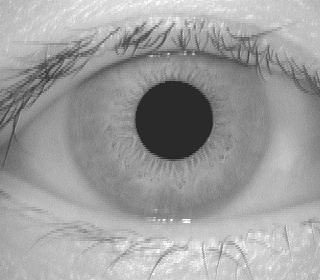
#> input picture data/CASIA Iris Image Database (version 1.0)/001/1/001_1_3.bmp, 320 x 280 px, found by its file name
$ jupyter execute --allow-errors oldiris.ipynb
#> lines starting #> are read from the running program, lines starting #| are printed output that depends on the picture; after the words box and inside, x2 and y2 are one past the last pixel; in counts of white or black regions, pixels touching at a corner belong together
[cell 1]
import cv2
import numpy as np
import matplotlib.pyplot as plt
import sklearn.metrics as sk
#from path import image_database_path, temp_database_path
import scipy.signal
import os
import sys

# Part1: Localization & image quality selection

[cell 2]
# you can change directory to your own path
directory = "C:/study/imageAnalysis/CASIA Iris Image Database (version 1.0)"

def readimage(directory, dataset):
    #read image from dataset
    files = []
    for first_sub in os.listdir(directory):
        for second_sub in os.listdir(directory+"/"+first_sub+"/{}".format(dataset) ):
            if second_sub[-3:] == 'bmp':
                files = files + [directory+"/"+first_sub+"/{}".format(dataset) +"/"+second_sub]
    return files

[cell 3]
readimage(directory, 1)

[cell 4]
readimage(directory, 2)

[cell 5]
def IrisLocalization(image):
    """give a file path to an iris image, return two lists of parameters of the
    inner and outer circles. The first list is the inner circle and the second
    list is the outer circle. The first number is x coordinate of the circle,
    the second number is the y coordinate, and the last one is the radius of the
    circle."""

    # Step 1: Project the image on x-axis and y-axis, the minima are considered
    # the center of the pupil.

    #plt.imshow(image)
    #plt.show()
    xp = np.argmin(np.sum(image, axis=0)[100:180])+100
    yp = np.argmin(np.sum(image, axis=1)[100:180])+100


    # Step 2: Find a reasonable threshold to find a more accurate pupil
    # coordinates. Repeat the step twice for a more accurate estimate.

    for i in range(2):
        region = image[yp-60:yp+60, xp-60:xp+60]
        retval, dst = cv2.threshold(region, 65, 1, cv2.THRESH_BINARY)
        mask = np.where(dst != 0, 1, 0)
        xp += np.argmin(np.sum(mask, axis=0)) - 60
        yp += np.argmin(np.sum(mask, axis=1)) - 60

    # Step 3: Use Canny edge detection and Hough transform to find two circles.

    # set two smaller regions to detect edges faster
    width1 = 70
    region_inner = image[max(0, yp-width1):min(280, yp+width1),
                       max(0, xp-width1):min(320, xp+width1)]
    width2 = 125
    region_outer = image[max(0, yp-width2):min(280, yp+width2),
                       max(0, xp-width2):min(320, xp+width2)]

    # get two parameters for canny edge detection for the inner circle
    var = 0.33
    median = np.median(region_inner)
    para1 = int(max(0, (1.0 - var) * median))
    para2 = int(min(255, (1.0 + var) * median))

    # remove noise caused by eye lashes
    inner_filter = cv2.bilateralFilter(region_inner,9,95,95)
    # use canny edge detector to get an image of inner boundary
    edged_inner = cv2.Canny(inner_filter, para1, para2)
    inner_circles = cv2.HoughCircles(edged_inner, cv2.HOUGH_GRADIENT, 1,300,
                                     param1=50, param2=10, minRadius=25,
                                     maxRadius=58)
    region_outer = cv2.bilateralFilter(region_outer,9,95,95)
    outer_circles = cv2.HoughCircles(region_outer, cv2.HOUGH_GRADIENT, 1,300,
                                     param1=30, param2=10, minRadius=95,
                                     maxRadius=114)

    # draw circles
    # pupil boundary
    for i in inner_circles[0,:]:
        inner_circle = [int(i[0])+xp-width1, int(i[1])+yp-width1, i[2]]
    # iris boundary
    for i in outer_circles[0,:]:
        outer_circle = [int(i[0])+xp-width2, int(i[1])+yp-width2, i[2]]
    #plt.imshow(image)
    #plt.show()
    return (inner_circle, outer_circle)

[cell 6]
def find_roi(img, with_boundary=False):
    # Find two regions on each side of the pupil
    # If within_boundary == True, return the side length of these regions(for ajustable f[i])
    inner_x, inner_y, inner_r = map(int, map(int, IrisLocalization(img)[0]))

    outer_x, outer_y, outer_r = map(int, map(int, IrisLocalization(img)[1]))


    area_1_x = max(0, inner_x-inner_r-60)
    area_2_x = inner_x+inner_r
    area_y = inner_y - 30
    area_1_h = 60
    area_2_h = 60


    area1 = img[area_y:(area_y+60), area_1_x:(area_1_x+60)]

    area2 = img[area_y:(area_y+60), area_2_x:(area_2_x+60)]
    if with_boundary == False:
        return area1, area2
    else:
        boundary_dict = {'area_1_h':area_1_h, 'area_2_h':area_2_h}
        return area1, area2, boundary_dict

[cell 7]
# [25 lines left out: function draw_roi, not called in this run]

[cell 8]
def integ_calc(f_abs, f1, f2):
    #Calculate the integration
    integ = 0
    for u in range(f_abs.shape[0]):
        for v in range(f_abs.shape[1]):
            if f1 <= np.sqrt(np.square(u-30)+np.square(v-30)) <= f2 :
                integ += f_abs[u, v]
    return integ

[cell 9]
def feature_calc(img, area_h = None):
    #Calculate the 2D feature
    f = np.abs(np.fft.fft2(img))
    f_abs = np.abs(np.fft.fftshift(f))
    if area_h == None:
        f = [0, 6, 22, 32]
    else:
        f = [0, area_h*3/32, area_h*11/32, area_h/2]
    F1 = integ_calc(f_abs, f[0], f[1] )
    F2 = integ_calc(f_abs, f[1], f[2])
    F3 = integ_calc(f_abs, f[2], f[3])

    return np.array([(F1 + F2 + F3), (F2 / (F1 + F3))])

[cell 10]
file_name_list = readimage(directory, 1) + readimage(directory, 2)

file_name_list

#> (a cell that did not finish here is left out)

#> (a cell that did not finish here is left out)

[cell 13]
from sklearn import preprocessing

#> (the rest of this cell did not finish here and is left out)

[cell 14]
#k-means clustering
from sklearn.cluster import KMeans
km = KMeans(n_clusters=3)
#> (the rest of this cell did not finish here and is left out)

[cell 15]
def readimage_0(directory, first_sub,dataset):
    files = []
    for second_sub in os.listdir(directory+"/"+first_sub+"/{}".format(dataset) ):
        if second_sub[-3:] == 'bmp':
            files = files + [directory+"/"+first_sub+"/{}".format(dataset) +"/"+second_sub]
    return files


def quality_accessment(file_name_list):
    X = []
    for file_name in file_name_list:
        img = cv2.imread(file_name,0)
        area1, area2 = find_roi(img)
        x1 = feature_calc(area1)
        x2 = feature_calc(area2)
        x = np.mean((x1, x2), axis=0)
        X.append(x)


    X = np.asarray(X)
    X_clear = km.cluster_centers_[0]*Sd+Mean

    best_index =  np.argmin(np.linalg.norm(X-X_clear,axis=1))
    print(file_name_list[best_index])
    return file_name_list[best_index]

[cell 16]
best_1 = []
first_subs = os.listdir(directory)
#> (the rest of this cell did not finish here and is left out)

    best_1.append(quality_accessment(file_names))
#> in quality_accessment, img is the input picture: shape (280, 320); min 29, max 255, mean 158
#> in IrisLocalization, `xp = np.argmin(np.sum(image, axis=0)[100:180])+100`: xp = 179
#> in IrisLocalization, `yp = np.argmin(np.sum(image, axis=1)[100:180])+100`: yp = 110
#> the loop in IrisLocalization, `for i in range(2):` made 2 passes
#> (xp, yp) on passes 1 to 2: (165, 119), (165, 119)
#> pass 1, in IrisLocalization, `retval, dst = cv2.threshold(region, 65, 1, cv2.THRESH_BINARY)`:
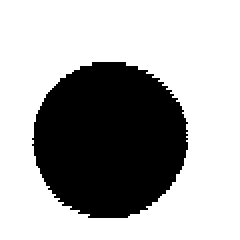
#> dst: shape (120, 120) (shown 2 times larger); values 0 (black) and 1 (white), 67.1% white; 1 black region, box (x1, y1, x2, y2) and area: (16, 31, 94, 109) 4731
#> after the loop in IrisLocalization, `for i in range(2):`: xp = 165; yp = 119
#> in IrisLocalization, `median = np.median(region_inner)`: median = 137
#> in IrisLocalization, `para1 = int(max(0, (1.0 - var) * median))`: para1 = 91
#> in IrisLocalization, `para2 = int(min(255, (1.0 + var) * median))`: para2 = 182
#> in IrisLocalization, `edged_inner = cv2.Canny(inner_filter, para1, para2)`: edged_inner: shape (140, 140); 1.5% white in thin lines or dots, all inside (x1, y1, x2, y2) = (40, 31, 119, 112)
#> in IrisLocalization, `inner_circles = cv2.HoughCircles(edged_inner, cv2.HOUGH_GRADIENT, 1,30..`: inner_circles = [[77.5, 70.5, 38.9]]
#> in IrisLocalization, `region_outer = cv2.bilateralFilter(region_outer,9,95,95)`:
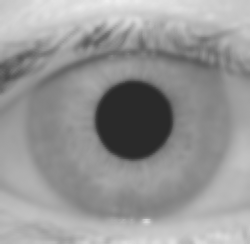
#> region_outer: shape (244, 250); min 41, max 238, mean 150.4
#> in IrisLocalization, `outer_circles = cv2.HoughCircles(region_outer, cv2.HOUGH_GRADIENT, 1,3..`: outer_circles = [[127.5, 121.5, 102.4]]
#> the loop in IrisLocalization, `for i in inner_circles[0,:]:` made 1 pass
#> (i, inner_circle) on pass 1: ([77.5, 70.5, 38.9], [172, 119, 38.9])
#> the loop in IrisLocalization, `for i in outer_circles[0,:]:` made 1 pass
#> (i, outer_circle) on pass 1: ([127.5, 121.5, 102.4], [167, 115, 102.4])
#> in find_roi, `inner_x, inner_y, inner_r = map(int, map(int, IrisLocalization(img)[0]))`: inner_x = 172; inner_y = 119; inner_r = 38
#> the loop in IrisLocalization (call 2), `for i in range(2):` made 2 passes
#> the loop in IrisLocalization (call 2), `for i in inner_circles[0,:]:` made 1 pass
#> the loop in IrisLocalization (call 2), `for i in outer_circles[0,:]:` made 1 pass
#> in find_roi, `outer_x, outer_y, outer_r = map(int, map(int, IrisLocalization(img)[1]))`: outer_x = 167; outer_y = 115; outer_r = 102
#> in find_roi, `area_1_x = max(0, inner_x-inner_r-60)`: area_1_x = 74
#> in find_roi, `area_2_x = inner_x+inner_r`: area_2_x = 210
#> in find_roi, `area_y = inner_y - 30`: area_y = 89
#> after the loop in integ_calc, `for u in range(f_abs.shape[0]):`: integ = 685607.5
#> in feature_calc, `F2 = integ_calc(f_abs, f[1], f[2])`: F2 = 558278.3
#> in feature_calc, `F3 = integ_calc(f_abs, f[2], f[3])`: F3 = 440970.6
#> in quality_accessment, `x1 = feature_calc(area1)`: x1 = [1684856.4, 0.496]
#> in quality_accessment, `x2 = feature_calc(area2)`: x2 = [1966477, 0.586]
#> in quality_accessment, `x = np.mean((x1, x2), axis=0)`: x = [1825666.7, 0.541]
#> in quality_accessment, `X = np.asarray(X)`: X = [[1825666.7, 0.541]]

[cell 17]
best_2 = []
first_subs = os.listdir(directory)
#> (the rest of this cell did not finish here and is left out)

    best_2.append(quality_accessment(file_names))
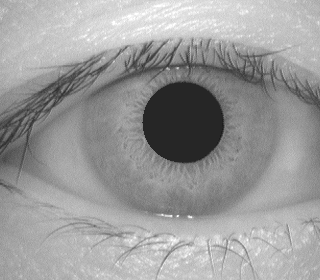
#> input picture data/CASIA Iris Image Database (version 1.0)/001/2/001_2_1.bmp, 320 x 280 px, found by its file name
#> in quality_accessment, img is the input picture: shape (280, 320); min 23, max 255, mean 154.6
#> call 2 of find_roi, with with_boundary = False
#> in IrisLocalization (call 3), `xp = np.argmin(np.sum(image, axis=0)[100:180])+100`: xp = 179
#> in IrisLocalization (call 3), `yp = np.argmin(np.sum(image, axis=1)[100:180])+100`: yp = 102
#> the loop in IrisLocalization (call 3), `for i in range(2):` made 2 passes
#> (xp, yp) on passes 1 to 2: (187, 119), (187, 119)
#> pass 1, in IrisLocalization (call 3), `retval, dst = cv2.threshold(region, 65, 1, cv2.THRESH_BINARY)`:
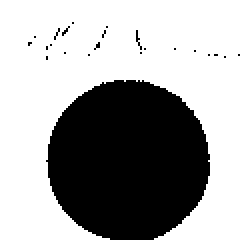
#> dst: shape (120, 120) (shown 2 times larger); values 0 (black) and 1 (white), 63.7% white; 23 black regions (22 under 20 px), largest, box (x1, y1, x2, y2) and area: (23, 40, 105, 120) 5165
#> after the loop in IrisLocalization (call 3), `for i in range(2):`: xp = 187; yp = 119
#> in IrisLocalization (call 3), `median = np.median(region_inner)`: median = 127
#> in IrisLocalization (call 3), `para1 = int(max(0, (1.0 - var) * median))`: para1 = 85
#> in IrisLocalization (call 3), `para2 = int(min(255, (1.0 + var) * median))`: para2 = 168
#> in IrisLocalization (call 3), `edged_inner = cv2.Canny(inner_filter, para1, para2)`:
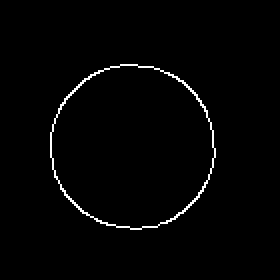
#> edged_inner: shape (140, 140) (shown 2 times larger); 1.5% white in thin lines or dots, all inside (x1, y1, x2, y2) = (25, 32, 108, 115)
#> in IrisLocalization (call 3), `inner_circles = cv2.HoughCircles(edged_inner, cv2.HOUGH_GRADIENT, 1,30..`: inner_circles = [[66.5, 71.5, 40.2]]
#> in IrisLocalization (call 3), `region_outer = cv2.bilateralFilter(region_outer,9,95,95)`:
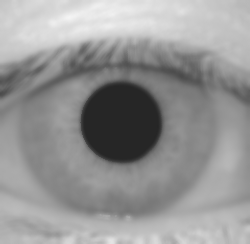
#> region_outer: shape (244, 250); min 37, max 244, mean 149.5
#> in IrisLocalization (call 3), `outer_circles = cv2.HoughCircles(region_outer, cv2.HOUGH_GRADIENT, 1,3..`: outer_circles = [[117.5, 117.5, 102.4]]
#> the loop in IrisLocalization (call 3), `for i in inner_circles[0,:]:` made 1 pass
#> (i, inner_circle) on pass 1: ([66.5, 71.5, 40.2], [183, 120, 40.2])
#> the loop in IrisLocalization (call 3), `for i in outer_circles[0,:]:` made 1 pass
#> (i, outer_circle) on pass 1: ([117.5, 117.5, 102.4], [179, 111, 102.4])
#> in find_roi (call 2), `inner_x, inner_y, inner_r = map(int, map(int, IrisLocalization(img)[0]))`: inner_x = 183; inner_y = 120; inner_r = 40
#> in find_roi (call 2), `outer_x, outer_y, outer_r = map(int, map(int, IrisLocalization(img)[1]))`: outer_x = 179; outer_y = 111
#> in find_roi (call 2), `area_1_x = max(0, inner_x-inner_r-60)`: area_1_x = 83
#> in find_roi (call 2), `area_2_x = inner_x+inner_r`: area_2_x = 223
#> in find_roi (call 2), `area_y = inner_y - 30`: area_y = 90
#> in find_roi (call 2), `area2 = img[area_y:(area_y+60), area_2_x:(area_2_x+60)]`:
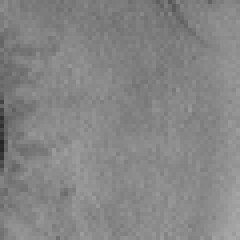
#> area2: shape (60, 60) (shown 4 times larger); min 37, max 169, mean 133.1
#> in quality_accessment (call 2), `x1 = feature_calc(area1)`: x1 = [1729945.4, 0.504]
#> in quality_accessment (call 2), `x2 = feature_calc(area2)`: x2 = [1787344.2, 0.559]
#> in quality_accessment (call 2), `x = np.mean((x1, x2), axis=0)`: x = [1758644.8, 0.532]
#> in quality_accessment (call 2), `X = np.asarray(X)`: X = [[1758644.8, 0.532]]

# Part2: Image Processing

[cell 18]
def IrisNormalization(circle_p, circle_i,image,theta = 0):
    """give the return value of IrisLocalization, return the normalized image,
    which is 64*512 """

    mapx = np.ndarray((64,512),dtype=np.float32)
    mapy = np.ndarray((64,512),dtype=np.float32)
    for i in range(64):
        for j in range(512):
            theta1 = (2*np.pi*j/1024)+theta-np.pi/2
            ratio = i/128
            xp = circle_p[0]+circle_p[2]*np.sin(theta1)
            yp = circle_p[1]+circle_p[2]*np.cos(theta1)
            xi = circle_i[0]+circle_i[2]*np.sin(theta1)
            yi = circle_i[1]+circle_i[2]*np.cos(theta1)
            mapx[i,j] = xp+ratio*(xi-xp)
            mapy[i,j] = yp+ratio*(yi-yp)
    result = cv2.remap(image,mapx,mapy,cv2.INTER_LINEAR)
    return result


def ImageEnhancement(image):
    """give the normalized image, return an enhanced image"""

    # [18 lines of commented-out code are left out]
    for i in range(2):
        for j in range(16):
            image[(32*i):(32*(i+1)),(32*j):(32*(j+1))] = cv2.equalizeHist(image[(32*i):(32*(i+1)),(32*j):(32*(j+1))])
    # Adaptive histogram equalization
    #clahe = cv2.createCLAHE(clipLimit=3, tileGridSize=(32,32))
    #equalized_image = clahe.apply(image)

    return image

def modulating_function(x, y, f):
    m = np.cos(2*np.pi*f*np.sqrt(x**2+y**2))
    return m

# [36 lines left out: functions kernel, spatial_filter, FeatureExtraction, not called in this run]

[cell 19]
img = cv2.imread("C:/study/imageAnalysis/CASIA Iris Image Database (version 1.0)/001/1/001_1_3.bmp",0)
inner_c, outer_c = IrisLocalization(img)
#> inner_c = [172, 119, 38.9]; outer_c = [167, 115, 102.4]
test = IrisNormalization(inner_c, outer_c, img)
#> after the loop in IrisNormalization, `for i in range(64):`:
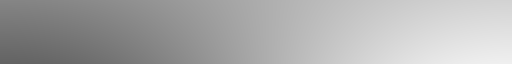
#> mapx: shape (64, 512) float32; min 99.39, max 239.7, mean 170.7
#> after the loop in IrisNormalization, `for i in range(64):`:
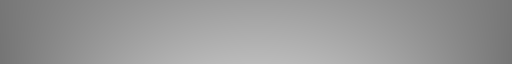
#> mapy: shape (64, 512) float32; min 117, max 187.2, mean 152.7
plt.imshow(test)
plt.show

[cell 20]
test1 = ImageEnhancement(test)
#> after the loop in ImageEnhancement, `for i in range(2):`:
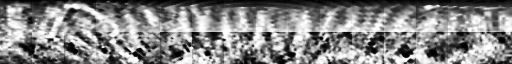
#> image: shape (64, 512); min 0, max 255, mean 131.9
